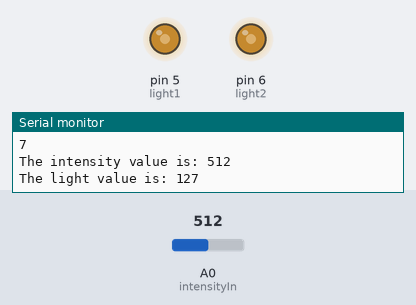
A sketch run on a simulated Arduino Uno, built with avr-gcc and run on an emulated ATmega328P. Parts: output pins drawn as LEDs (lit = HIGH), the last lines printed to the serial monitor. Inputs (shaded band) come from the test bench; at power-on: A0 (intensityIn) = 512. Random numbers use the default seed unless the sketch sets one.

Above: at 9.8 s.
9.9 s: A0 (intensityIn) set to 716
At 20.5 s:
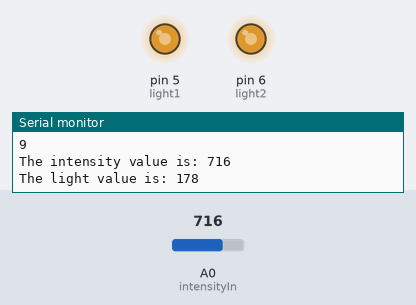
23.5 s: A0 (intensityIn) set to 900
33.5 s: A0 (intensityIn) set to 122
47.5 s: A0 (intensityIn) set to 0
57.5 s: A0 (intensityIn) set to 511
At 69.7 s:
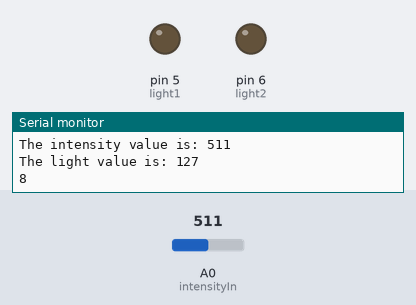
Timing chart, 0 to 71.2 s (numbered marks = the images above; inputs shaded):
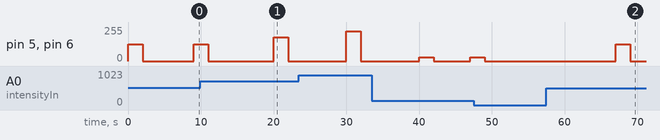

Measured:
- after the input at 57.5 s, pin 5 (light1), pin 6 (light2): 0/255 → 127/255 after 9.5 s, → 0/255 2.0 s later

The sketch:

Mouse_Flashing_Light_Project.ino
```cpp
const int intensityIn = A0;
int intensityVal = 0;

const int light1 = 5;
const int light2 = 6;
int lightVal = 0;

int lightActive = 2000; //This sets the length of time that the light is active.
//12.5SEC mimics the optogenetics we are currently using. 1ms is what Guo et al. used.
//7/23: changed to two seconds according to Many's request.

//The below is for the button and the camera.
//7/23: unnecessary
//const int button = 2;
//int switchState = 0;

int delayVal = 0;


void setup() {
  // put your setup code here, to run once:
  Serial.begin(9600);
  pinMode(light1, OUTPUT);
  pinMode(light2, OUTPUT);
//  pinMode(button, INPUT);
 // pinMode(camera, INPUT);
}

void loop() {

  //Measure the value corresponding to the first dial (A1) so that we can assign an intensity
  //to the light based on where the dial is positioned.
  //switchState = digitalRead(button);
  //cameraActive = digitalRead(camera);
  //while(switchState == HIGH) {
    intensityVal = analogRead(intensityIn);
    Serial.print("The intensity value is: ");
    Serial.println(intensityVal);
    lightVal = map(intensityVal,0,1023,0,255);
    Serial.print("The light value is: ");
    Serial.println(lightVal);
    analogWrite(light1, lightVal);
    analogWrite(light2, lightVal);
    delay(lightActive);

    analogWrite(light1,0);
    analogWrite(light2,0); //Turns off the light.

    //Sets the value of the length of time the light remains off depending on the input dial (A0).
    //delayVal = analogRead(delayIn);
    //Serial.print("The delay value is: ");
    //Serial.println(delayVal);
    //delayVal = map(delayVal,0,1023,10,200);
    //Serial.print("The new delay value is: ");
    //Serial.println(delayVal);
    //delay(delayVal);

    //7/23: Sets the value of the length of time inbetween light flashes to be a random value between 5 and 10 seconds.
    delayVal = random(5,10);
    Serial.println(delayVal);
    delay(delayVal * 1000);
 //   switchState = digitalRead(button);
// }
 delay(5);
}
```
